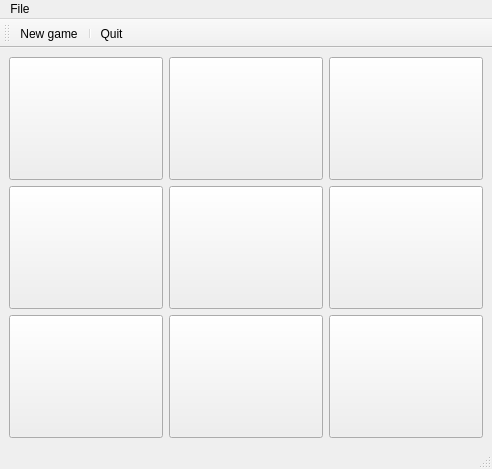
<?xml version="1.0" encoding="UTF-8"?>
<ui version="4.0">
 <class>MainWindow</class>
 <widget class="QMainWindow" name="MainWindow">
  <property name="geometry">
   <rect>
    <x>0</x>
    <y>0</y>
    <width>492</width>
    <height>469</height>
   </rect>
  </property>
  <property name="windowTitle">
   <string>Tris!</string>
  </property>
  <widget class="QWidget" name="centralwidget">
   <layout class="QGridLayout" name="gridLayout">
    <item row="0" column="0">
     <widget class="QPushButton" name="cella00">
      <property name="sizePolicy">
       <sizepolicy hsizetype="Minimum" vsizetype="MinimumExpanding">
        <horstretch>0</horstretch>
        <verstretch>0</verstretch>
       </sizepolicy>
      </property>
      <property name="font">
       <font>
        <pointsize>40</pointsize>
        <bold>true</bold>
       </font>
      </property>
      <property name="text">
       <string/>
      </property>
     </widget>
    </item>
    <item row="0" column="1">
     <widget class="QPushButton" name="cella01">
      <property name="sizePolicy">
       <sizepolicy hsizetype="Minimum" vsizetype="MinimumExpanding">
        <horstretch>0</horstretch>
        <verstretch>0</verstretch>
       </sizepolicy>
      </property>
      <property name="font">
       <font>
        <pointsize>40</pointsize>
        <bold>true</bold>
       </font>
      </property>
      <property name="text">
       <string/>
      </property>
     </widget>
    </item>
    <item row="0" column="2">
     <widget class="QPushButton" name="cella02">
      <property name="sizePolicy">
       <sizepolicy hsizetype="Minimum" vsizetype="MinimumExpanding">
        <horstretch>0</horstretch>
        <verstretch>0</verstretch>
       </sizepolicy>
      </property>
      <property name="font">
       <font>
        <pointsize>40</pointsize>
        <bold>true</bold>
       </font>
      </property>
      <property name="text">
       <string/>
      </property>
     </widget>
    </item>
    <item row="1" column="0">
     <widget class="QPushButton" name="cella10">
      <property name="sizePolicy">
       <sizepolicy hsizetype="Minimum" vsizetype="MinimumExpanding">
        <horstretch>0</horstretch>
        <verstretch>0</verstretch>
       </sizepolicy>
      </property>
      <property name="font">
       <font>
        <pointsize>40</pointsize>
        <bold>true</bold>
       </font>
      </property>
      <property name="text">
       <string/>
      </property>
     </widget>
    </item>
    <item row="1" column="1">
     <widget class="QPushButton" name="cella11">
      <property name="sizePolicy">
       <sizepolicy hsizetype="Minimum" vsizetype="MinimumExpanding">
        <horstretch>0</horstretch>
        <verstretch>0</verstretch>
       </sizepolicy>
      </property>
      <property name="font">
       <font>
        <pointsize>40</pointsize>
        <bold>true</bold>
       </font>
      </property>
      <property name="text">
       <string/>
      </property>
     </widget>
    </item>
    <item row="1" column="2">
     <widget class="QPushButton" name="cella12">
      <property name="sizePolicy">
       <sizepolicy hsizetype="Minimum" vsizetype="MinimumExpanding">
        <horstretch>0</horstretch>
        <verstretch>0</verstretch>
       </sizepolicy>
      </property>
      <property name="font">
       <font>
        <pointsize>40</pointsize>
        <bold>true</bold>
       </font>
      </property>
      <property name="text">
       <string/>
      </property>
     </widget>
    </item>
    <item row="2" column="0">
     <widget class="QPushButton" name="cella20">
      <property name="sizePolicy">
       <sizepolicy hsizetype="Minimum" vsizetype="MinimumExpanding">
        <horstretch>0</horstretch>
        <verstretch>0</verstretch>
       </sizepolicy>
      </property>
      <property name="font">
       <font>
        <pointsize>40</pointsize>
        <bold>true</bold>
       </font>
      </property>
      <property name="text">
       <string/>
      </property>
     </widget>
    </item>
    <item row="2" column="1">
     <widget class="QPushButton" name="cella21">
      <property name="sizePolicy">
       <sizepolicy hsizetype="Minimum" vsizetype="MinimumExpanding">
        <horstretch>0</horstretch>
        <verstretch>0</verstretch>
       </sizepolicy>
      </property>
      <property name="font">
       <font>
        <pointsize>40</pointsize>
        <bold>true</bold>
       </font>
      </property>
      <property name="text">
       <string/>
      </property>
     </widget>
    </item>
    <item row="2" column="2">
     <widget class="QPushButton" name="cella22">
      <property name="sizePolicy">
       <sizepolicy hsizetype="Minimum" vsizetype="MinimumExpanding">
        <horstretch>0</horstretch>
        <verstretch>0</verstretch>
       </sizepolicy>
      </property>
      <property name="font">
       <font>
        <pointsize>40</pointsize>
        <bold>true</bold>
       </font>
      </property>
      <property name="text">
       <string/>
      </property>
     </widget>
    </item>
   </layout>
  </widget>
  <widget class="QStatusBar" name="statusbar"/>
  <widget class="QToolBar" name="toolBar">
   <property name="windowTitle">
    <string>toolBar</string>
   </property>
   <attribute name="toolBarArea">
    <enum>TopToolBarArea</enum>
   </attribute>
   <attribute name="toolBarBreak">
    <bool>false</bool>
   </attribute>
   <addaction name="actionNewGame"/>
   <addaction name="separator"/>
   <addaction name="actionQuit"/>
  </widget>
  <widget class="QMenuBar" name="menubar">
   <property name="geometry">
    <rect>
     <x>0</x>
     <y>0</y>
     <width>492</width>
     <height>22</height>
    </rect>
   </property>
   <widget class="QMenu" name="menuFile">
    <property name="title">
     <string>File</string>
    </property>
    <addaction name="actionNewGame"/>
    <addaction name="separator"/>
    <addaction name="actionQuit"/>
   </widget>
   <addaction name="menuFile"/>
  </widget>
  <action name="actionNewGame">
   <property name="text">
    <string>New game ...</string>
   </property>
   <property name="shortcut">
    <string>Ctrl+N</string>
   </property>
  </action>
  <action name="actionQuit">
   <property name="text">
    <string>Quit</string>
   </property>
   <property name="shortcut">
    <string>Ctrl+X</string>
   </property>
  </action>
 </widget>
 <resources/>
 <connections>
  <connection>
   <sender>actionQuit</sender>
   <signal>triggered()</signal>
   <receiver>MainWindow</receiver>
   <slot>close()</slot>
   <hints>
    <hint type="sourcelabel">
     <x>-1</x>
     <y>-1</y>
    </hint>
    <hint type="destinationlabel">
     <x>399</x>
     <y>299</y>
    </hint>
   </hints>
  </connection>
 </connections>
</ui>
